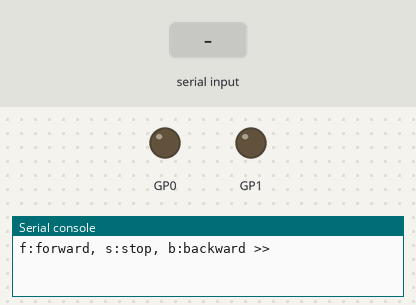
A program run on a simulated Raspberry Pi Pico running MicroPython. Shown: output pins drawn as LEDs (lit = HIGH), the last lines printed to the serial console. The test bench sets the inputs (shaded band).

Above: at 1.2 s.
1.3 s: "f" typed at the serial console, then Enter
At 2.0 s:
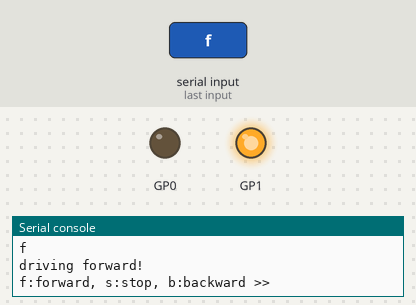
2.8 s: "b" typed at the serial console, then Enter
At 3.2 s:
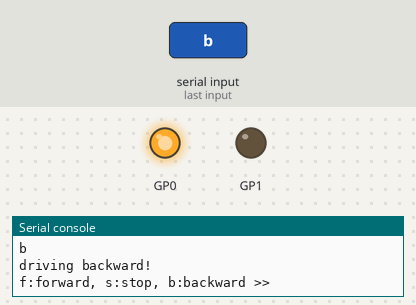
4.3 s: "s" typed at the serial console, then Enter
At 5.5 s:
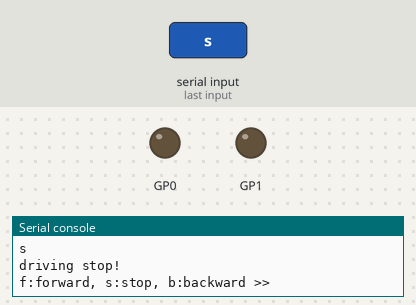
Timing chart, 0 to 7.3 s (numbered marks = the images above; inputs shaded):
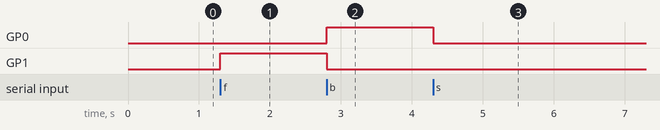

The program:

11_DCmotor_04.py
```python
from DCmotor_remote_class import DCMotorRemote

dcMotorRemote=DCMotorRemote()

try:
    while True:
        cmd=input("f:forward, s:stop, b:backward >> ")
        print(cmd)
        if cmd == 'q':
            print("Exiting...")
            break
        dcMotorRemote.control(cmd)

except KeyboardInterrupt:
    print("프로그램이 중단되었습니다.")
finally:
    dcMotorRemote.control('s')
```

DCmotor_remote_class.py
```python
from DCmotor_class import DCMotor

class DCMotorRemote:
    def __init__(self):
        self.dcMotor=DCMotor(1,0)
        self.driving='stop'
    def control(self, cmd='s'):
        if cmd=='f':
            self.driving='forward'
        elif cmd=='b':
            self.driving='backward'
        elif cmd=='s':
            self.driving='stop'
        print(f'driving {self.driving}!')
        if self.driving=='forward':
            self.dcMotor.rotateForward()
        elif self.driving=='backward':
            self.dcMotor.rotateBackward()
        else:
            self.dcMotor.stop()
if __name__=='__main__':
    dcMotorRemote=DCMotorRemote()
    while True:
        cmd=input("f:forward, s:stop, b:backward >> ")
        print(cmd)
        dcMotorRemote.control(cmd)
```

DCmotor_class.py
```python
from machine import Pin

class DCMotor:
    def __init__(self, C1, C2):
        self.C1=Pin(C1,Pin.OUT)
        self.C2=Pin(C2,Pin.OUT)
    def rotateForward(self):
        self.C1.value(1)
        self.C2.value(0)
    def rotateBackward(self):
        self.C1.value(0)
        self.C2.value(1)
    def stop(self):
        self.C1.value(0)
        self.C2.value(0)

if __name__=='__main__':
    import time
    dcMotor=DCMotor(1,0)
    dcMotor.rotateForward()
    time.sleep(3)
    dcMotor.stop()
    time.sleep(3)
    dcMotor.rotateBackward()
    time.sleep(3)
    dcMotor.stop()
```

Measured:
- after the input at 1.3 s, GP1: LOW → HIGH at once
- after the input at 2.8 s, GP0: LOW → HIGH at once; GP1: HIGH → LOW at once
- after the input at 4.3 s, GP0: HIGH → LOW at once
